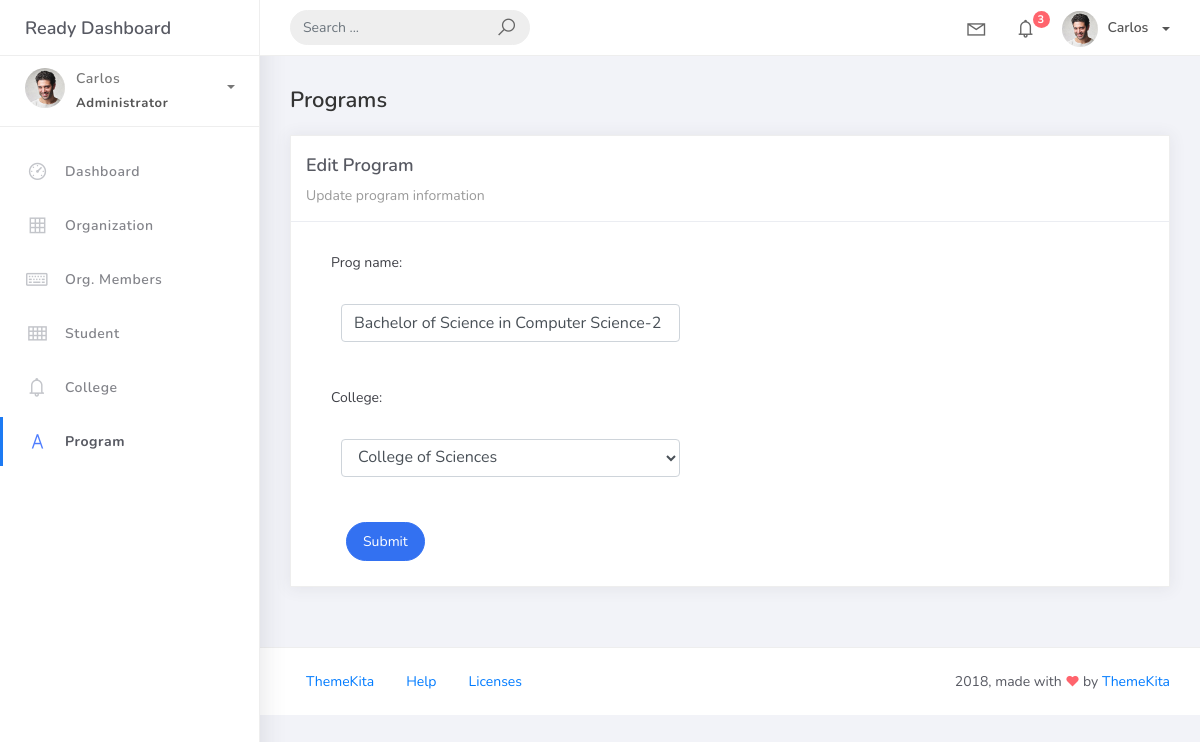
/program_list/1/, run on an earlier commit of the app's database.
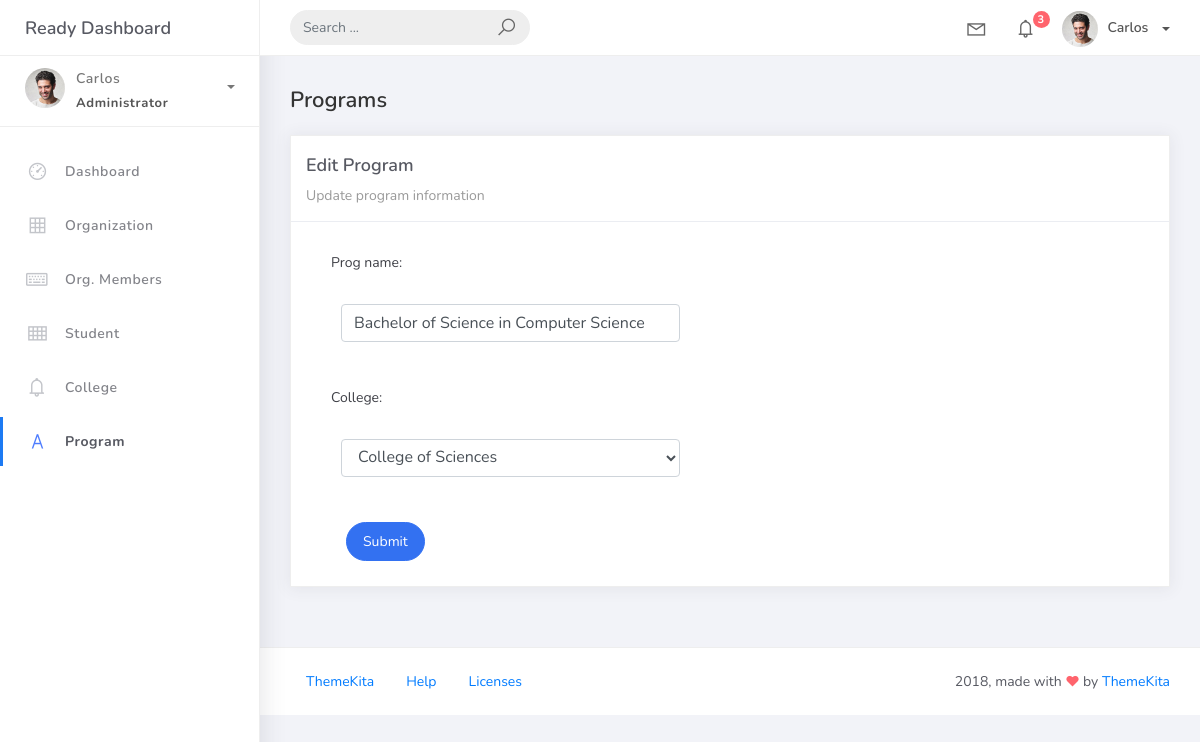
And on a later commit of the database.
### studentorg/models.py (models this page shows, shortened)
class BaseModel(models.Model):
    created_at = models.DateTimeField(auto_now_add=True, db_index=True)
    updated_at = models.DateTimeField(auto_now=True)
    class Meta:
        abstract = True

class Program(BaseModel):
    prog_name = models.CharField(max_length=150)
    college = models.ForeignKey(College, on_delete=models.CASCADE)

### studentorg/views.py (the view, shortened to what this page needs)
# urls.py: path('program_list/<pk>/', ProgramUpdateView.as_view(), name='program-update'),
class ProgramUpdateView(UpdateView):
    model = Program
    form_class = ProgramForm
    template_name = 'program/program_edit.html'
    success_url = reverse_lazy('program-list')

### studentorg/forms.py
class ProgramForm(ModelForm):
    class Meta:
        model = Program
        fields = "__all__"

### studentorg/models.py (called while the page is built)
    def __str__(self):
        return self.college_name

### templates/program/program_edit.html (shortened to what this page needs)
{% extends 'base.html' %} {% load static %} {% block content %}
<div class="content">
  <div class="container-fluid">
    <h4 class="page-title">Programs</h4>
    <div class="row">
      <div class="col-md-12">
        <div class="card">
          <div class="card-header">
            <div class="card-title">Edit Program</div>
            <div class="card-category">Update program information</div>
          </div>
          <div class="col-md-6">
            <div class="card-body">
              <form class="" action="" method="post" novalidate>
                {% csrf_token %} {% include 'includes/form.html' %}
                <div class="form-group">
                  <div class="col-md-12 col-sm-3">
                    <button type="submit" class="btn btn-primary btn-rounded">Submit</button>
                  </div>
                </div>
              </div>
          </div>
        </div>
      </div>
    </div>
  </div>
</div>
{% endblock %}

### templates/includes/form.html (shortened to what this page needs)
{% load widget_tweaks %}
{% for field in form %}
<div class="field item form-group">
    <label>{{ field.label_tag }}</label>
  <div class="form-group">
    {% render_field field class="form-control" %}
  </div>
</div>
{% endfor %}

What changed in the data, as far as the page shows it:
changed Program "College of Sciences": prog_name "Bachelor of Science in Computer Science-2" → "Bachelor of Science in Computer Science"
